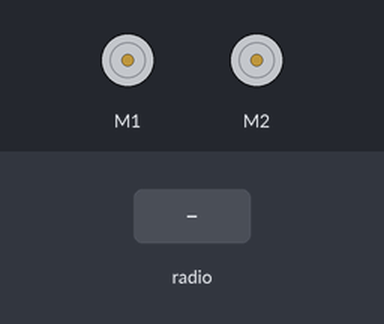
Recording of a program running on a simulated BBC micro:bit (MakeCode). On the bench: 2 × DC motor (green arrow = forward, orange = backward, longer = faster). Inputs (shaded band) come from the test bench.

Above: at 1.2 s.
1.3 s: radio message "1" arrives
At 2.0 s:
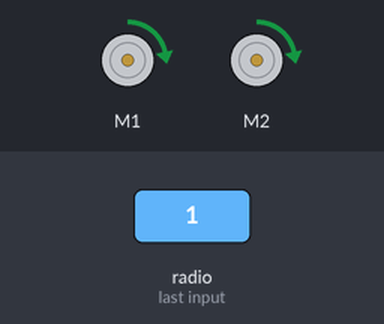
2.8 s: radio message "2" arrives
At 3.2 s:
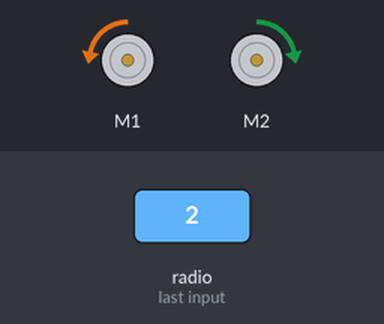
4.3 s: radio message "3" arrives
At 5.5 s:
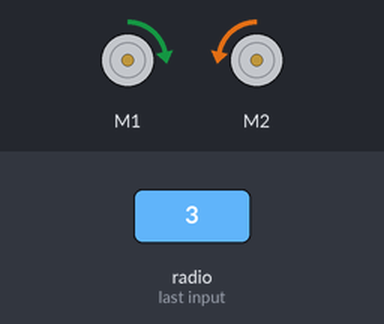
5.8 s: radio message "4" arrives
At 6.7 s:
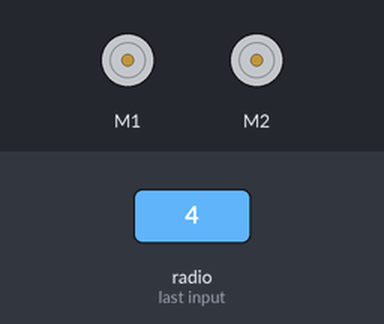
Timing chart, 0 to 8.3 s (numbered marks = the images above; inputs shaded):
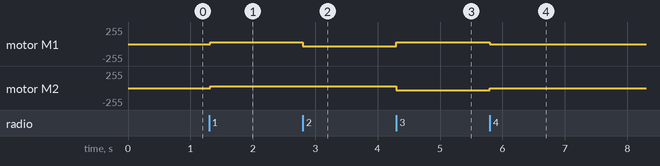

Measured:
- after the input at 1.3 s, motor M1, motor M2: stopped → forward 30/255 at once
- after the input at 2.8 s, motor M1: forward 30/255 → backward 30/255 at once
- after the input at 4.3 s, motor M1: backward 30/255 → forward 30/255 at once; motor M2: forward 30/255 → backward 30/255 at once
- after the input at 5.8 s, motor M1: forward 30/255 → stopped at once; motor M2: backward 30/255 → stopped at once

The program:

main.ts
```typescript
radio.onReceivedNumber(function (receivedNumber) {
    if (receivedNumber == 1) {
        maqueen.motorRun(maqueen.Motors.All, maqueen.Dir.CW, velocidad)
    }
    if (receivedNumber == 2) {
        maqueen.motorRun(maqueen.Motors.M1, maqueen.Dir.CCW, velocidad)
        maqueen.motorRun(maqueen.Motors.M2, maqueen.Dir.CW, velocidad)
    }
    if (receivedNumber == 3) {
        maqueen.motorRun(maqueen.Motors.M2, maqueen.Dir.CCW, velocidad)
        maqueen.motorRun(maqueen.Motors.M1, maqueen.Dir.CW, velocidad)
    }
    if (receivedNumber == 4) {
        maqueen.motorStop(maqueen.Motors.All)
    }
})
let velocidad = 0
velocidad = 30
radio.setGroup(1)
```

test.ts
```typescript
// aquí va el archivo "tests"; esto no se compilará cuando este paquete se utilice como una extensión.
```
